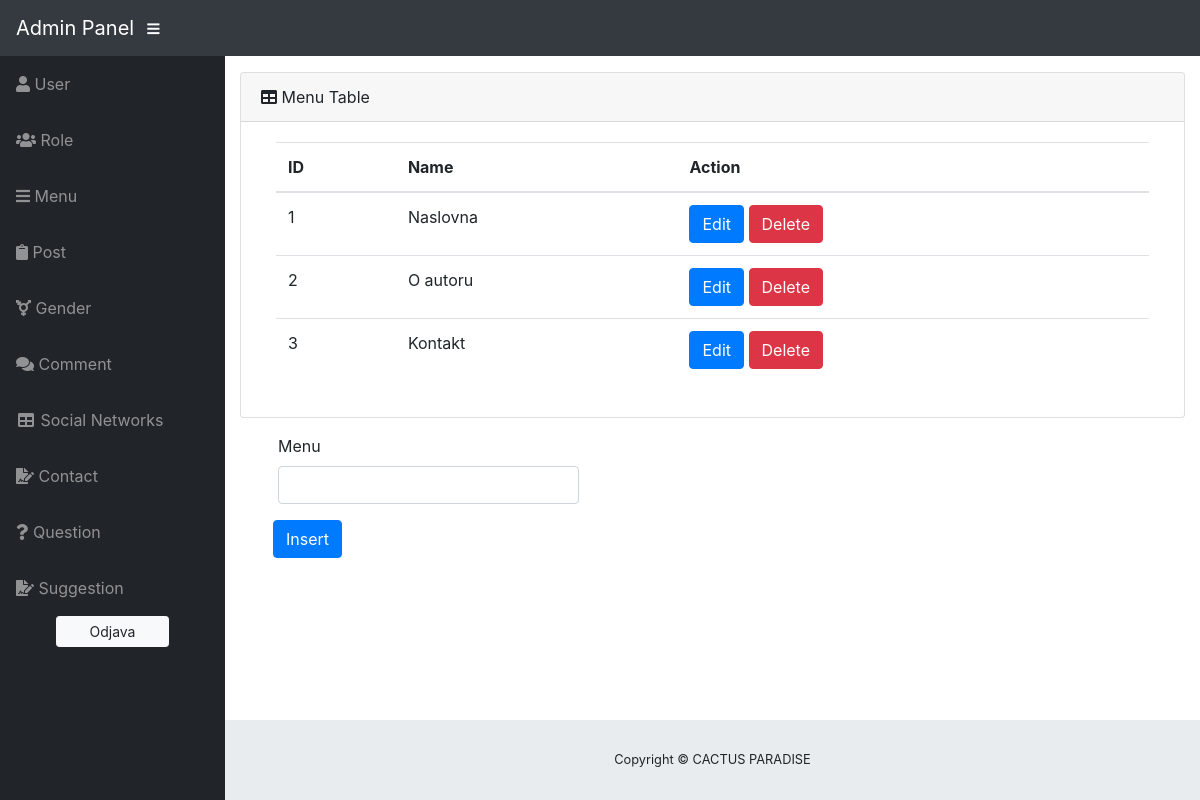
Screenshot of /admin/admin.php?page=menu with the database file from the repository.
### tables this page shows
CREATE TABLE `menu` (
  `menuID` int(11) NOT NULL,
  `name` varchar(50) NOT NULL
);

### modules/functions.php (called while the page is built, shortened)
<?php
function getAllFromTable($table, $conn) {
	$sql = "SELECT * FROM $table;";
	$stmt = $conn->prepare($sql);
	$stmt->execute();
	return $stmt->fetchAll();
}

### admin/views/pages/menu.php (the view, shortened to what this page needs)
<?php
$menus = getAllFromTable('menu', $conn);
?>
<i class="fas fa-table"></i>
Menu Table </div>
<div class="container">
  <div class="card-body">
    <div class="table-responsive">
      <table class="table">
        <thead>
          <th>ID</th>
          <th>Name</th>
          <th>Action</th>
        </thead>
        <tbody class="menu">
          <?php foreach($menus as $menu) : ?>
            <tr>
              <td><?= $menu->menuID ?></td>
              <td><?= $menu->name ?></td>
              <td>
                <button class="btn btn-primary edit-btn" data-id="<?= $menu->menuID ?>">Edit</button>
                <button class="btn btn-danger delete-btn" data-id="<?= $menu->menuID ?>">Delete</button>
              </td>
            </tr>
          <?php endforeach; ?>
        </tbody>
      </table>
    </div>
  </div>
</div>
</div>
</div>
<form class="needs-validation">
  <div class="form-row ml-5">
    <div class="col-md-4 mb-3">
      <label>Menu</label>
      <input type="text" class="form-control" id="name">
    </div>
  </div>
  <button type="button" class="btn btn-primary ml-5 mb-5" id="insert-update-btn">Insert</button>
</form>

### admin/assets/css/sb-admin.css (style rules this page uses)
html { position: relative; min-height: 100%; }
body { height: 100%; }
:root { --input-padding-x: 0.75rem; --input-padding-y: 0.75rem; }

### rows the page displays
menu: menuID "1", name "Naslovna"
menu: menuID "2", name "O autoru"
menu: menuID "3", name "Kontakt"
